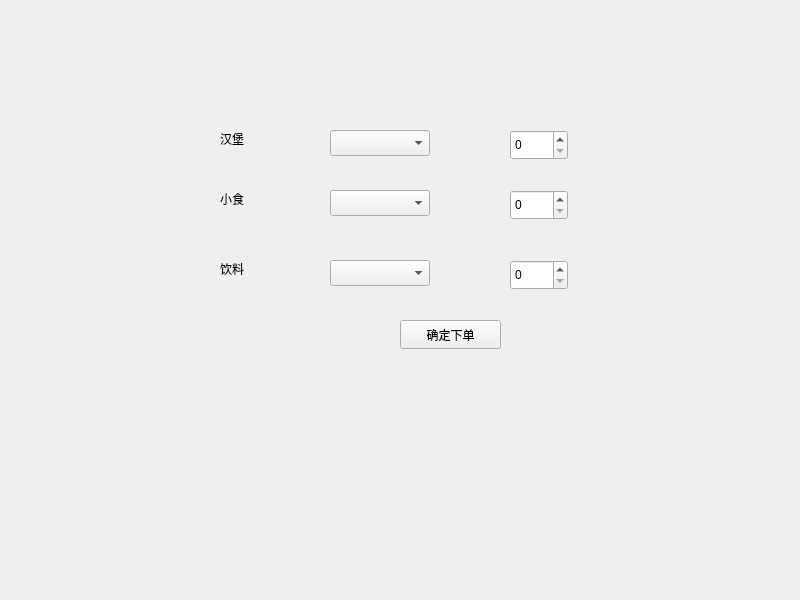
<?xml version="1.0" encoding="UTF-8"?>
<ui version="4.0">
 <class>Widget</class>
 <widget class="QWidget" name="Widget">
  <property name="geometry">
   <rect>
    <x>0</x>
    <y>0</y>
    <width>800</width>
    <height>600</height>
   </rect>
  </property>
  <property name="windowTitle">
   <string>Widget</string>
  </property>
  <widget class="QLabel" name="label">
   <property name="geometry">
    <rect>
     <x>220</x>
     <y>130</y>
     <width>81</width>
     <height>18</height>
    </rect>
   </property>
   <property name="text">
    <string>汉堡</string>
   </property>
  </widget>
  <widget class="QLabel" name="label_2">
   <property name="geometry">
    <rect>
     <x>220</x>
     <y>190</y>
     <width>81</width>
     <height>18</height>
    </rect>
   </property>
   <property name="text">
    <string>小食</string>
   </property>
  </widget>
  <widget class="QLabel" name="label_3">
   <property name="geometry">
    <rect>
     <x>220</x>
     <y>260</y>
     <width>81</width>
     <height>18</height>
    </rect>
   </property>
   <property name="text">
    <string>饮料</string>
   </property>
  </widget>
  <widget class="QComboBox" name="comboBox">
   <property name="geometry">
    <rect>
     <x>330</x>
     <y>130</y>
     <width>100</width>
     <height>26</height>
    </rect>
   </property>
  </widget>
  <widget class="QComboBox" name="comboBox_2">
   <property name="geometry">
    <rect>
     <x>330</x>
     <y>190</y>
     <width>100</width>
     <height>26</height>
    </rect>
   </property>
  </widget>
  <widget class="QComboBox" name="comboBox_3">
   <property name="geometry">
    <rect>
     <x>330</x>
     <y>260</y>
     <width>100</width>
     <height>26</height>
    </rect>
   </property>
  </widget>
  <widget class="QSpinBox" name="spinBox">
   <property name="geometry">
    <rect>
     <x>510</x>
     <y>130</y>
     <width>58</width>
     <height>30</height>
    </rect>
   </property>
  </widget>
  <widget class="QSpinBox" name="spinBox_2">
   <property name="geometry">
    <rect>
     <x>510</x>
     <y>190</y>
     <width>58</width>
     <height>30</height>
    </rect>
   </property>
  </widget>
  <widget class="QSpinBox" name="spinBox_3">
   <property name="geometry">
    <rect>
     <x>510</x>
     <y>260</y>
     <width>58</width>
     <height>30</height>
    </rect>
   </property>
  </widget>
  <widget class="QPushButton" name="pushButton">
   <property name="geometry">
    <rect>
     <x>400</x>
     <y>320</y>
     <width>101</width>
     <height>29</height>
    </rect>
   </property>
   <property name="text">
    <string>确定下单</string>
   </property>
  </widget>
 </widget>
 <resources/>
 <connections/>
</ui>
